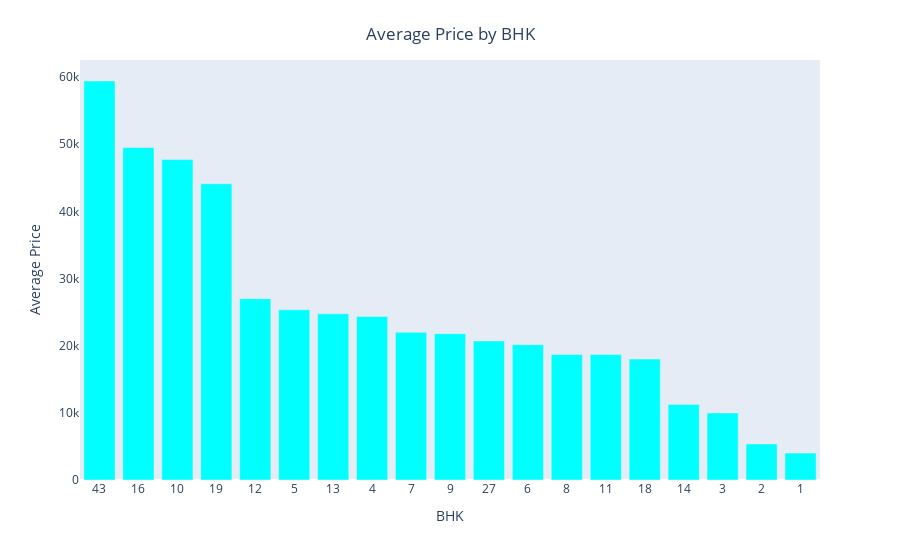

Notebook source saved alongside this figure:
### Code cell
price_by_bhk = df.groupby("bhk",observed=False)[['price_in_rupees']].mean().reset_index().rename(columns={"price_in_rupees":"Average Price"}).sort_values("Average Price",ascending=False).reset_index()
fig = px.bar(price_by_bhk,x="bhk",y="Average Price",color_discrete_sequence=['#00FFFF'])
fig.update_layout(
    xaxis=dict(showgrid=False,title="BHK"),
    yaxis=dict(showgrid=False),
    title = {
        "text":"Average Price by BHK",
        "x":0.5,
        "y":0.95
    }
)
fig.show()

### Figure 1 — Plotly figure (JSON) as saved in the notebook; plotly's stock layout.template omitted (floating-point values rounded to 4 significant figures)
{"data": [{"hovertemplate": "bhk=%{x}<br>Average Price=%{y}<extra></extra>", "legendgroup": "", "marker": {"color": "#00FFFF", "pattern": {"shape": ""}}, "name": "", "orientation": "v", "showlegend": false, "textposition": "auto", "type": "bar", "x": ["43", "16", "10", "19", "12", "5", "13", "4", "7", "9", "27", "6", "8", "11", "18", "14", "3", "2", "1"], "xaxis": "x", "y": [59400.0, 49500.0, 47700.0, 44100.0, 27000.0, 25340.0, 24750.0, 24360.0, 21990.0, 21780.0, 20700.0, 20150.0, 18680.0, 18680.0, 18000.0, 11250.0, 9986.0, 5362.0, 4017.0], "yaxis": "y"}], "layout": {"barmode": "relative", "legend": {"tracegroupgap": 0}, "margin": {"t": 60}, "title": {"text": "Average Price by BHK", "x": 0.5, "y": 0.95}, "xaxis": {"anchor": "y", "domain": [0, 1], "showgrid": false, "title": {"text": "BHK"}}, "yaxis": {"anchor": "x", "domain": [0, 1], "showgrid": false, "title": {"text": "Average Price"}}}}
